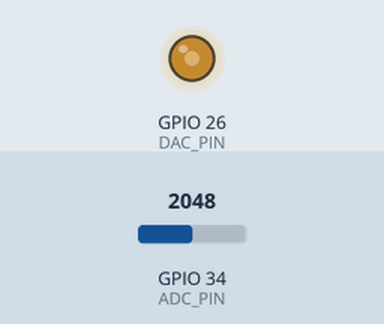
The sketch below on a simulated ESP32. Shown: output pins drawn as LEDs (lit = HIGH). Inputs (shaded band) come from the test bench; at power-on: GPIO 34 (ADC_PIN) = 2048.

Above: at 1.2 s.
1.3 s: GPIO 34 (ADC_PIN) set to 2866
At 2.0 s:
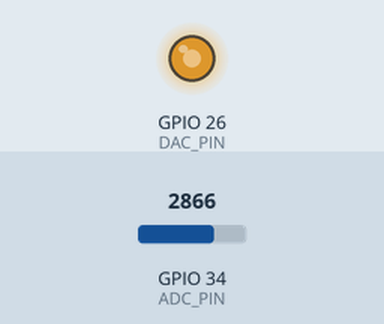
2.8 s: GPIO 34 (ADC_PIN) set to 3603
At 3.2 s:
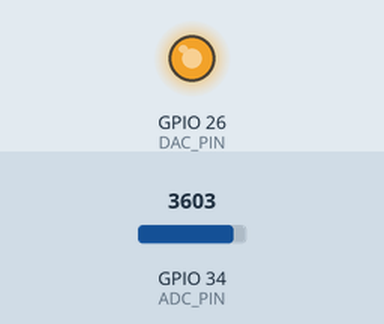
4.3 s: GPIO 34 (ADC_PIN) set to 491
At 4.6 s:
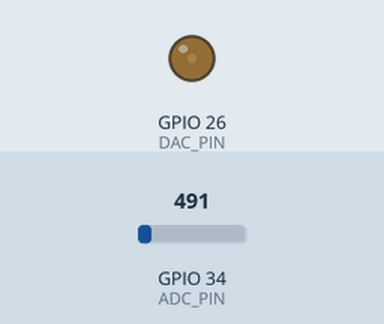
5.8 s: GPIO 34 (ADC_PIN) set to 0
At 6.6 s:
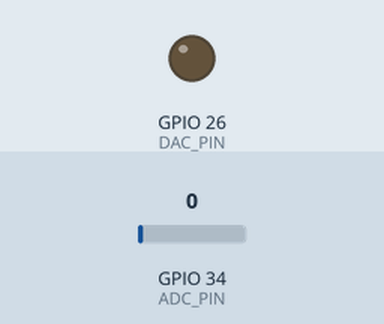
Timing chart, 0 to 8.3 s (numbered marks = the images above; inputs shaded):
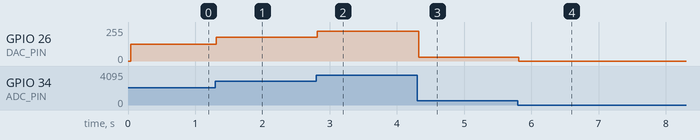

Measured:
- after the input at 1.3 s, GPIO 26 (DAC_PIN): 127/255 → 179/255 at once
- after the input at 2.8 s, GPIO 26 (DAC_PIN): 179/255 → 225/255 at once
- after the input at 4.3 s, GPIO 26 (DAC_PIN): 225/255 → 30/255 at once
- after the input at 5.8 s, GPIO 26 (DAC_PIN): 30/255 → 0/255 at once

The sketch:

IIR.ino
```cpp
/* IIR
 Aproximação de Bessel:
 Numz: [0.00111865 0.00559326 0.01118651 0.01118651 0.00559326 0.00111865]
 Denz: [ 1.         -2.79367066  3.30427614 -2.04390219  0.65598354 -0.08688998]
*/

#define DAC_PIN 26
#define ADC_PIN 34
float x[]={0,0,0,0,0,0};
float y[]={0,0,0,0,0,0};

void setup() {
  Serial.begin(115200);
}

void loop() {
  x[0] = (float) analogRead(ADC_PIN)*3.3/4096;
  float a[] = {0.00111865, 0.00559326, 0.01118651, 0.01118651, 0.00559326, 0.00111865}; //a = Numz
  float b[] = {1, -2.79367066, 3.30427614, -2.04390219, 0.65598354, -0.08688998}; //b = Denz
  y[0]=a[0]*x[0]+a[1]*x[1]+a[2]*x[2]+a[3]*x[3]+a[4]*x[4]+a[5]*x[5]-b[1]*y[1]-b[2]*y[2]-b[3]*y[3]-b[4]*y[4]-b[5]*y[5];
  int dacVoltage = (int)(y[0]*256/3.3);
  dacWrite(DAC_PIN,dacVoltage);
  for(int i = 5; i > 0; i--) {
    x[i] = x[i-1];
     y[i] = y[i-1];
  }
  delay(1);
}
```
